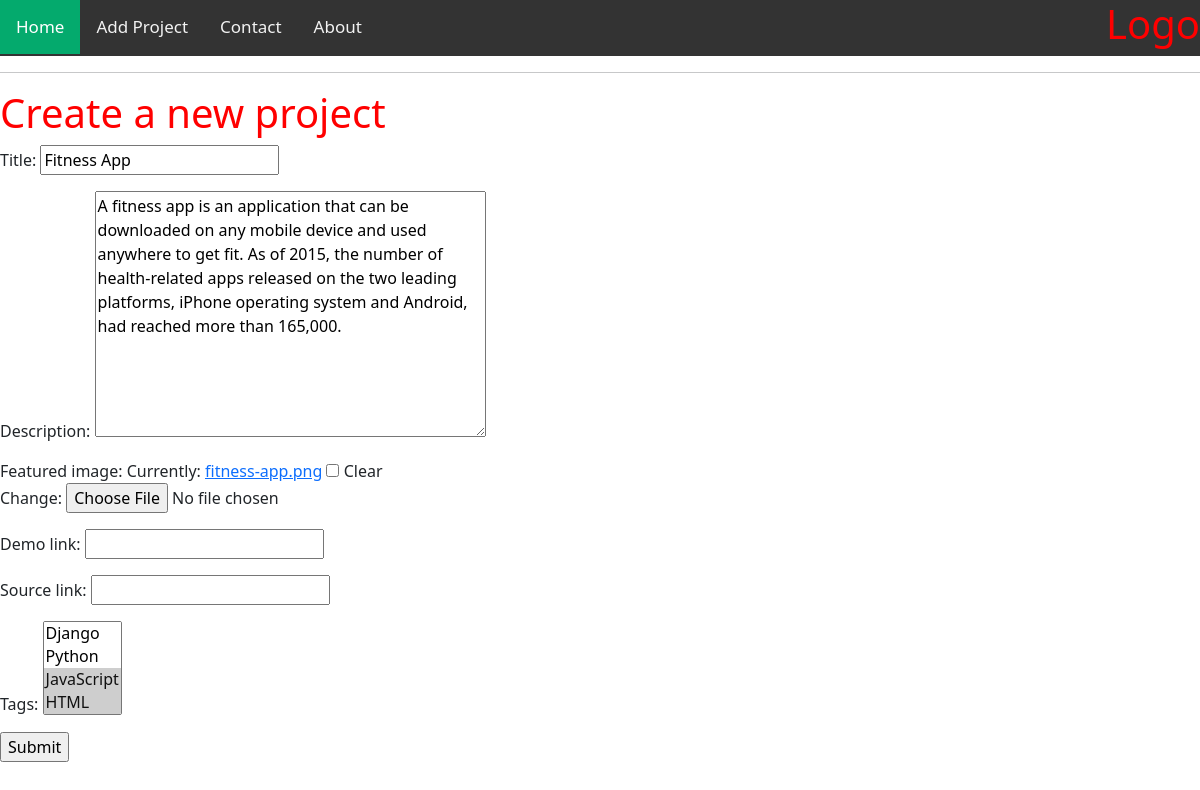
/update-project/6aaabc0c93df4b0f87154d9e439b6174, run on the app's committed database.
### projects/models.py (models this page shows, shortened)
class Project(models.Model):
    title = models.CharField(max_length=200)
    description = models.TextField(null=True, blank=True)
    featured_image = models.ImageField(
        null=True, blank=True, default="default-image.jpg"
    )
    demo_link = models.CharField(max_length=1000, null=True, blank=True)
    source_link = models.CharField(max_length=1000, null=True, blank=True)
    vote_total = models.PositiveIntegerField(default=0)
    vote_ratio = models.PositiveIntegerField(default=0)
    tags = models.ManyToManyField("Tag", blank=True)
    created = models.DateTimeField("Date created", auto_now_add=True)
    id = models.UUIDField(
        default=uuid.uuid4, unique=True, primary_key=True, editable=False
    )

### projects/views.py (the view)
# urls.py: path("update-project/<str:pk>", views.update_project, name="update-project"),
def update_project(request, pk):
    project = Project.objects.get(id=pk)
    form = ProjectForm(instance=project)
    template = "projects/project-form.html"
    if request.method == "POST":
        form = ProjectForm(request.POST, request.FILES, instance=project)
        if form.is_valid():
            form.save()
            return redirect(f"../project/{pk}")
    context = {"form": form}
    return render(request, template, context)

### projects/forms.py (shortened to what this page needs)
class ProjectForm(ModelForm):
    class Meta:
        model = Project
        fields = "__all__"
        exclude = ["vote_total", "vote_ratio"]

### projects/models.py (called while the page is built)
    def __str__(self):
        return self.name

### projects/templates/projects/project-form.html
{% extends 'main.html' %} {% block content %}
<h1>Create a new project</h1>
<form method="POST" action="" enctype="multipart/form-data">
  {% csrf_token %} {{form.as_p}}
  <input type="submit" value="Submit" />
</form>
{% endblock content %}

### static/styles/main.css (style rules this page uses)
body { background-color:lightblue; }
h1 { color:red; }

### data on the page
Project: title "Fitness App", description "A fitness app is an application that can be downloaded on any mobile device and used anywhere to get fit. As of 2015, the number of health-related apps released on the two leading platforms, iPhone operating system and Android, had reached more than 165,000."
